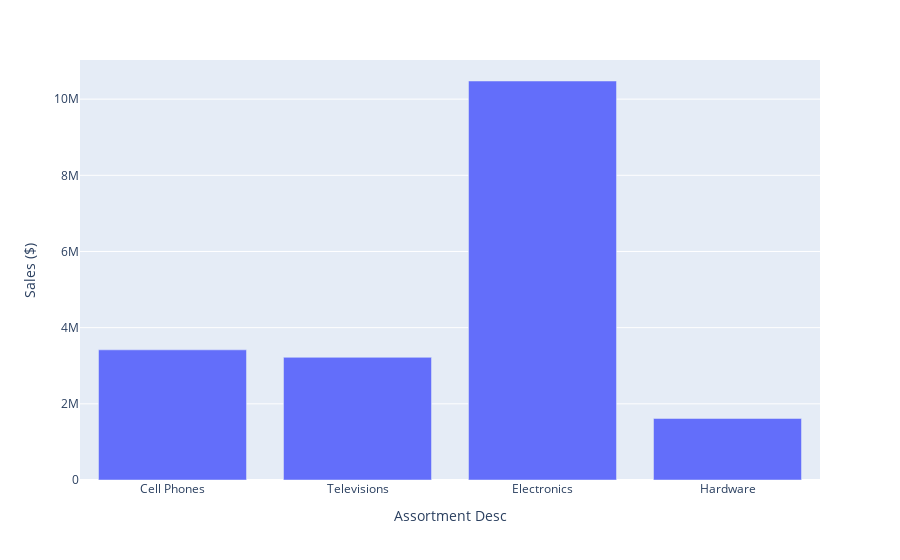

Source (notebook cell):
### Markdown cell above
### VISUALIZING THE TOTAL SALES FOR EACH CATEGORY OF IETMS SOLD

### Code cell
px.bar(grouped_df_merge, x='Assortment Desc', y = 'Sales ($)')

### Figure 1 — Plotly figure (JSON) as saved in the notebook; plotly's stock layout.template omitted (floating-point values rounded to 4 significant figures)
{"data": [{"alignmentgroup": "True", "hovertemplate": "Assortment Desc=%{x}<br>Sales ($)=%{y}<extra></extra>", "legendgroup": "", "marker": {"color": "#636efa"}, "name": "", "offsetgroup": "", "orientation": "v", "showlegend": false, "textposition": "auto", "type": "bar", "x": ["Cell Phones", "Televisions", "Electronics", "Hardware"], "xaxis": "x", "y": [3418000.0, 3221000.0, 10480000.0, 1616000.0], "yaxis": "y"}], "layout": {"barmode": "relative", "legend": {"tracegroupgap": 0}, "margin": {"t": 60}, "xaxis": {"anchor": "y", "domain": [0, 1], "title": {"text": "Assortment Desc"}}, "yaxis": {"anchor": "x", "domain": [0, 1], "title": {"text": "Sales ($)"}}}}
